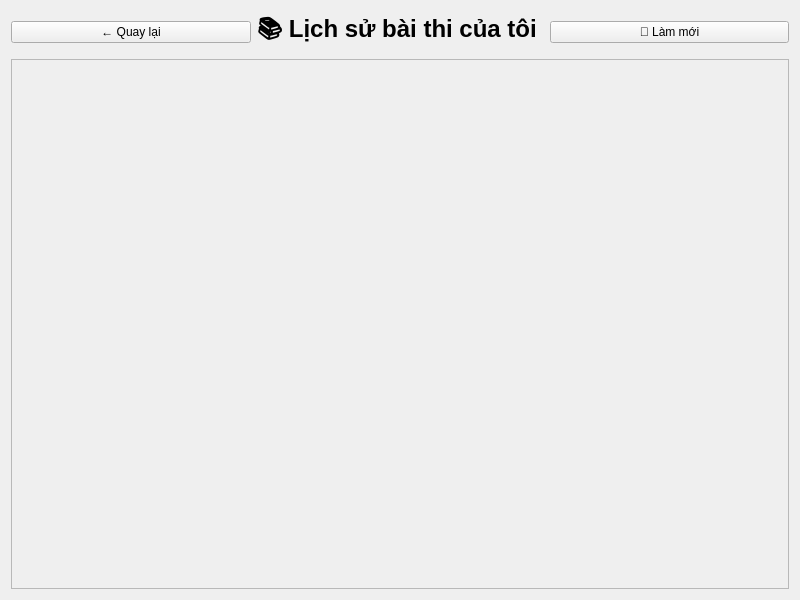
<?xml version="1.0" encoding="UTF-8"?>
<ui version="4.0">
 <class>ExamList</class>
 <widget class="QWidget" name="ExamList">
  <property name="geometry">
   <rect>
    <x>0</x>
    <y>0</y>
    <width>800</width>
    <height>600</height>
   </rect>
  </property>
  <property name="windowTitle">
   <string>Lịch sử bài thi</string>
  </property>
  <layout class="QVBoxLayout" name="mainLayout">
   <!-- Header -->
   <item>
    <layout class="QHBoxLayout">
     <item>
      <widget class="QPushButton" name="btnBack">
       <property name="text">
        <string>← Quay lại</string>
       </property>
      </widget>
     </item>
     <item>
      <widget class="QLabel" name="lblTitle">
       <property name="text">
        <string>📚 Lịch sử bài thi của tôi</string>
       </property>
       <property name="font">
        <font>
         <pointsize>18</pointsize>
         <bold>true</bold>
        </font>
       </property>
      </widget>
     </item>
     <item>
      <spacer>
       <property name="orientation">
        <enum>Qt::Horizontal</enum>
       </property>
      </spacer>
     </item>
     <item>
      <widget class="QPushButton" name="btnRefresh">
       <property name="text">
        <string>🔄 Làm mới</string>
       </property>
      </widget>
     </item>
    </layout>
   </item>
   <!-- Exam List -->
   <item>
    <widget class="QScrollArea" name="scrollArea">
     <property name="widgetResizable">
      <bool>true</bool>
     </property>
     <widget class="QWidget" name="scrollContent">
      <layout class="QVBoxLayout" name="examListLayout">
      </layout>
     </widget>
    </widget>
   </item>
  </layout>
 </widget>
 <resources/>
 <connections/>
</ui>
